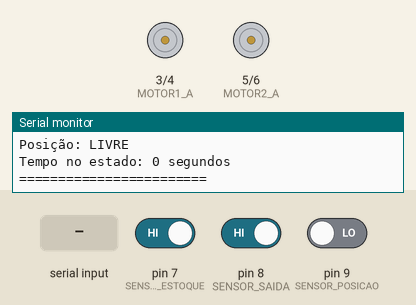
Recording of a sketch running on a simulated Arduino Uno, built with avr-gcc and run on an emulated ATmega328P. Parts: motor-driver pin pairs drawn as motors (green arrow = first pin HIGH = forward, orange = second pin HIGH = backward, longer = more drive), the last lines printed to the serial monitor. The test bench sets the inputs (shaded band); at power-on: pin 7 (SENSOR_ESTOQUE) HIGH, pin 9 (SENSOR_POSICAO) LOW, pin 8 (SENSOR_SAIDA) HIGH.

Above: at 1.6 s.
1.7 s: "D\n" received over Serial
3.2 s: pin 7 (SENSOR_ESTOQUE) driven LOW
4.8 s: "D\n" received over Serial
At 6.3 s:
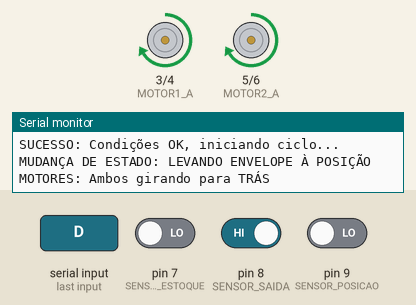
6.6 s: pin 9 (SENSOR_POSICAO) driven HIGH
At 7.6 s:
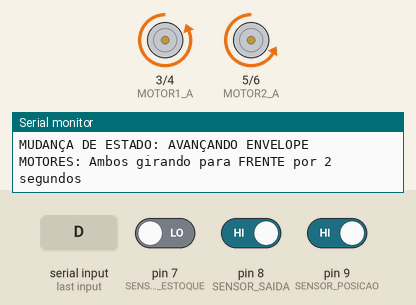
At 9.4 s:
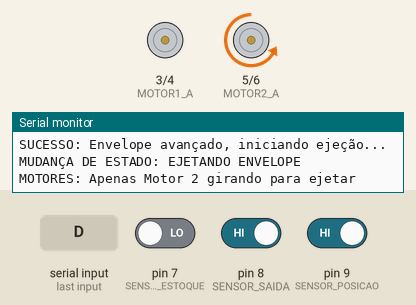
9.6 s: pin 8 (SENSOR_SAIDA) driven LOW
At 10.0 s:
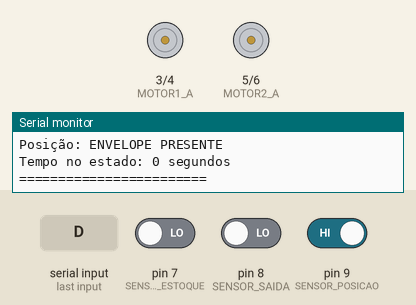
11.1 s: "S\n" received over Serial
Timing chart, 0 to 13.6 s (numbered marks = the images above; inputs shaded):
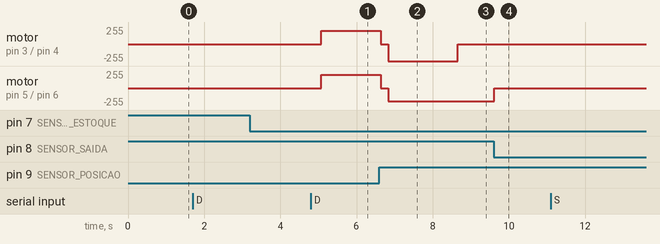

Measured:
- after the input at 4.8 s, motor on pin 3 (MOTOR1_A) / pin 4 (MOTOR1_B), motor on pin 5 (MOTOR2_A) / pin 6 (MOTOR2_B): stopped → forward 200/255 after 0.27 s
- after the input at 6.6 s, motor on pin 3 (MOTOR1_A) / pin 4 (MOTOR1_B): forward 200/255 → stopped at once, → backward 255/255 0.20 s later, → stopped 1.8 s later; motor on pin 5 (MOTOR2_A) / pin 6 (MOTOR2_B): forward 200/255 → stopped at once, → backward 200/255 0.20 s later
- after the input at 9.6 s, motor on pin 5 (MOTOR2_A) / pin 6 (MOTOR2_B): backward 200/255 → stopped at once

The sketch:

dispenser_code.ino
```cpp
/*
 * DISPENSER DE ENVELOPES - VERSÃO FINAL CORRIGIDA
 * Controle completo com dois motores e três sensores
 * Compatível com interface Python
 *
 * LÓGICA DOS SENSORES:
 * - SENSOR_ESTOQUE: HIGH = VAZIO, LOW = COM ENVELOPES (invertido)
 * - SENSOR_SAIDA: HIGH = LIVRE, LOW = ENVELOPE NA SAÍDA (invertido)
 * - SENSOR_POSICAO: HIGH = envelope na posição
 *
 * COMANDOS SERIAIS:
 * D - Dispensar envelope
 * S - Status do sistema
 * R - Reset/Reiniciar sistema
 */

// ===== DEFINIÇÃO DOS PINOS =====
const int MOTOR1_A = 3;      // PWM para velocidade motor 1
const int MOTOR1_B = 4;      // Direção motor 1
const int MOTOR2_A = 5;      // PWM para velocidade motor 2
const int MOTOR2_B = 6;      // Direção motor 2
const int SENSOR_ESTOQUE = 7;    // HIGH = VAZIO, LOW = COM ENVELOPES (INVERTIDO)
const int SENSOR_SAIDA = 8;      // HIGH = LIVRE, LOW = ENVELOPE NA SAÍDA (INVERTIDO - PULLUP)
const int SENSOR_POSICAO = 9;    // Endstop óptico - HIGH = envelope na posição

// ===== CONFIGURAÇÕES DE TEMPO (ms) =====
const unsigned long TEMPO_AVANCO = 2000;      // Tempo que ambos motores avançam juntos
const unsigned long TEMPO_EJECAO_M2 = 5000;   // Tempo máximo para ejetar envelope
const unsigned long TIMEOUT_CICLO = 15000;    // Timeout total do ciclo

// ===== VELOCIDADES DOS MOTORES (0-255 PWM) =====
const int VELOCIDADE_NORMAL = 200;
const int VELOCIDADE_LENTA = 150;

// ===== ESTADOS DO SISTEMA =====
enum Estado {
  REPOUSO,
  VERIFICANDO_CONDICOES,
  LEVANDO_ENVELOPE_POSICAO,
  AVANCANDO_ENVELOPE,
  EJETANDO_ENVELOPE,
  AGUARDANDO_RETIRADA,
  ERRO_ESTOQUE_VAZIO,
  ERRO_SAIDA_OCUPADA,
  ERRO_TIMEOUT
};

// ===== VARIÁVEIS GLOBAIS =====
Estado estadoAtual = REPOUSO;
unsigned long tempoInicioEstado = 0;
unsigned long tempoInicioCiclo = 0;
String comandoSerial = "";

// ===== CONFIGURAÇÃO INICIAL =====
void setup() {
  // Inicializa comunicação serial
  Serial.begin(9600);
  while (!Serial) {
    ; // Espera a porta serial conectar
  }

  Serial.println("=== DISPENSER DE ENVELOPES - SISTEMA PRINCIPAL ===");
  Serial.println("Sistema inicializando...");

  // Configura pinos dos motores
  pinMode(MOTOR1_A, OUTPUT);
  pinMode(MOTOR1_B, OUTPUT);
  pinMode(MOTOR2_A, OUTPUT);
  pinMode(MOTOR2_B, OUTPUT);

  // Configura pinos dos sensores
  pinMode(SENSOR_ESTOQUE, INPUT_PULLUP);  // Usa pullup interno
  pinMode(SENSOR_SAIDA, INPUT_PULLUP);    // Usa pullup interno (invertido)
  pinMode(SENSOR_POSICAO, INPUT);

  // Para todos os motores inicialmente
  pararMotores();

  // Verifica estado inicial dos sensores
  verificarEstadoInicial();

  Serial.println("=== SISTEMA PRONTO PARA OPERAÇÃO ===");
  Serial.println("Comandos: D-Dispensar, S-Status, R-Reset");
  enviarStatusCompleto();
}

// ===== LOOP PRINCIPAL =====
void loop() {
  // Processa comandos seriais
  processarComandosSeriais();

  // Leitura dos sensores (ambos invertidos por PULLUP)
  bool estoqueVazio = digitalRead(SENSOR_ESTOQUE);       // HIGH = VAZIO (corrigido)
  bool envelopeNaSaida = !digitalRead(SENSOR_SAIDA);     // LOW = ENVELOPE NA SAÍDA (invertido)
  bool envelopeNaPosicao = digitalRead(SENSOR_POSICAO);  // Normal

  // Máquina de estados principal
  switch(estadoAtual) {

    case REPOUSO:
      // Sistema pronto - aguarda comando
      // Nenhuma ação necessária no loop
      break;

    case VERIFICANDO_CONDICOES:
      Serial.println("VERIFICANDO: Condições para operação...");

      if (estoqueVazio) {
        Serial.println("ERRO: Estoque vazio! Recarregue envelopes.");
        mudarEstado(ERRO_ESTOQUE_VAZIO);
      } else if (envelopeNaSaida) {
        Serial.println("ERRO: Saída ocupada! Retire o envelope antes.");
        mudarEstado(ERRO_SAIDA_OCUPADA);
      } else {
        Serial.println("SUCESSO: Condições OK, iniciando ciclo...");
        mudarEstado(LEVANDO_ENVELOPE_POSICAO);

        // Ambos motores giram para TRÁS para levar envelope até sensor de posição
        girarMotor1ParaTras();
        girarMotor2ParaTras();
        Serial.println("MOTORES: Ambos girando para TRÁS");
      }
      break;

    case LEVANDO_ENVELOPE_POSICAO:
      // Verifica se envelope chegou na posição do sensor
      if (envelopeNaPosicao) {
        Serial.println("SUCESSO: Envelope chegou na posição do sensor");
        mudarEstado(AVANCANDO_ENVELOPE);

        // Para ambos motores
        pararMotores();
        delay(200); // Pequena pausa para estabilização

        // Ambos motores giram para FRENTE na mesma direção
        girarMotor1ParaFrente();
        girarMotor2ParaFrente();
        Serial.println("MOTORES: Ambos girando para FRENTE por 2 segundos");
      } else if (millis() - tempoInicioCiclo > TIMEOUT_CICLO) {
        Serial.println("ERRO: Timeout ao levar envelope para posição");
        mudarEstado(ERRO_TIMEOUT);
        pararMotores();
      }
      break;

    case AVANCANDO_ENVELOPE:
      // Avança envelope por tempo pré-definido
      if (millis() - tempoInicioEstado >= TEMPO_AVANCO) {
        Serial.println("SUCESSO: Envelope avançado, iniciando ejeção...");
        mudarEstado(EJETANDO_ENVELOPE);

        // Motor 1 para, apenas motor 2 continua girando
        pararMotor1();
        girarMotor2ParaFrente();
        Serial.println("MOTORES: Apenas Motor 2 girando para ejetar");
      }
      break;

    case EJETANDO_ENVELOPE:
      // Ejetar envelope até ser detectado na saída
      if (envelopeNaSaida) {
        Serial.println("SUCESSO: Envelope ejetado e detectado na saída!");
        pararMotores();
        mudarEstado(AGUARDANDO_RETIRADA);
        enviarStatusCompleto();
      } else if (millis() - tempoInicioEstado >= TEMPO_EJECAO_M2) {
        Serial.println("AVISO: Tempo de ejeção excedido - verifique envelope");
        pararMotores();
        mudarEstado(AGUARDANDO_RETIRADA);
        enviarStatusCompleto();
      }
      break;

    case AGUARDANDO_RETIRADA:
      // Aguarda usuário retirar o envelope da saída
      if (!envelopeNaSaida) {
        Serial.println("SUCESSO: Envelope retirado pelo usuário - Sistema pronto");
        mudarEstado(REPOUSO);
        enviarStatusCompleto();
      }
      break;

    case ERRO_ESTOQUE_VAZIO:
      // Aguarda recarga do estoque
      if (!estoqueVazio) {
        Serial.println("SUCESSO: Estoque recarregado - Sistema normalizado");
        mudarEstado(REPOUSO);
        enviarStatusCompleto();
      }
      break;

    case ERRO_SAIDA_OCUPADA:
      // Aguarda retirada do envelope da saída
      if (!envelopeNaSaida) {
        Serial.println("SUCESSO: Saída liberada - Sistema normalizado");
        mudarEstado(REPOUSO);
        enviarStatusCompleto();
      }
      break;

    case ERRO_TIMEOUT:
      // Requer reset manual (comando R) - já implementado
      break;
  }

  delay(100); // Pequeno delay para estabilidade
}

// ===== FUNÇÕES DE COMUNICAÇÃO SERIAL =====

/**
 * Processa comandos recebidos pela porta serial
 */
void processarComandosSeriais() {
  while (Serial.available() > 0) {
    char caractere = Serial.read();

    if (caractere == '\n' || caractere == '\r') {
      if (comandoSerial.length() > 0) {
        comandoSerial.toUpperCase();
        Serial.print("COMANDO RECEBIDO: ");
        Serial.println(comandoSerial);

        if (comandoSerial == "D") {
          // Comando para dispensar envelope
          if (estadoAtual == REPOUSO) {
            Serial.println("INICIANDO: Ciclo de dispensação solicitado");
            mudarEstado(VERIFICANDO_CONDICOES);
            tempoInicioCiclo = millis();
          } else {
            Serial.print("AVISO: Sistema ocupado - Estado atual: ");
            serialPrintEstado(estadoAtual);
          }
        } else if (comandoSerial == "S") {
          // Comando para solicitar status
          enviarStatusCompleto();
        } else if (comandoSerial == "R") {
          // Comando para resetar sistema - FUNCIONA EM QUALQUER ESTADO
          resetSistema();
        }

        comandoSerial = "";
      }
    } else if (isAlpha(caractere)) {
      comandoSerial += caractere;
    }
  }
}

/**
 * Envia status completo do sistema para a serial
 */
void enviarStatusCompleto() {
  // Lê estado atual dos sensores (ambos invertidos)
  bool estoqueVazio = digitalRead(SENSOR_ESTOQUE);   // HIGH = VAZIO
  bool envelopeNaSaida = !digitalRead(SENSOR_SAIDA); // LOW = ENVELOPE NA SAÍDA (invertido)
  bool envelopeNaPosicao = digitalRead(SENSOR_POSICAO);

  Serial.println("=== STATUS DO SISTEMA ===");
  Serial.print("Estado: ");
  serialPrintEstado(estadoAtual);
  Serial.print("Estoque: ");
  Serial.println(estoqueVazio ? "VAZIO" : "COM ENVELOPES");
  Serial.print("Saída: ");
  Serial.println(envelopeNaSaida ? "OCUPADA" : "LIVRE");
  Serial.print("Posição: ");
  Serial.println(envelopeNaPosicao ? "ENVELOPE PRESENTE" : "LIVRE");
  Serial.print("Tempo no estado: ");
  Serial.print((millis() - tempoInicioEstado) / 1000);
  Serial.println(" segundos");
  Serial.println("========================");
}

/**
 * Imprime o estado atual do sistema em formato legível
 */
void serialPrintEstado(Estado estado) {
  switch(estado) {
    case REPOUSO:
      Serial.println("REPOUSO - Pronto para uso");
      break;
    case VERIFICANDO_CONDICOES:
      Serial.println("VERIFICANDO CONDIÇÕES");
      break;
    case LEVANDO_ENVELOPE_POSICAO:
      Serial.println("LEVANDO ENVELOPE À POSIÇÃO");
      break;
    case AVANCANDO_ENVELOPE:
      Serial.println("AVANÇANDO ENVELOPE");
      break;
    case EJETANDO_ENVELOPE:
      Serial.println("EJETANDO ENVELOPE");
      break;
    case AGUARDANDO_RETIRADA:
      Serial.println("AGUARDANDO RETIRADA");
      break;
    case ERRO_ESTOQUE_VAZIO:
      Serial.println("ERRO - ESTOQUE VAZIO");
      break;
    case ERRO_SAIDA_OCUPADA:
      Serial.println("ERRO - SAÍDA OCUPADA");
      break;
    case ERRO_TIMEOUT:
      Serial.println("ERRO - TIMEOUT");
      break;
  }
}

/**
 * Reinicia o sistema para o estado inicial
 * FUNCIONA EM QUALQUER ESTADO - CORREÇÃO CRÍTICA
 */
void resetSistema() {
  Serial.println("REINICIANDO: Sistema sendo resetado...");
  pararMotores();
  estadoAtual = REPOUSO;
  tempoInicioEstado = millis();
  Serial.println("SUCESSO: Sistema resetado e pronto para uso");
  enviarStatusCompleto();
}

/**
 * Muda o estado do sistema e registra o tempo da mudança
 */
void mudarEstado(Estado novoEstado) {
  estadoAtual = novoEstado;
  tempoInicioEstado = millis();
  Serial.print("MUDANÇA DE ESTADO: ");
  serialPrintEstado(novoEstado);
}

// ===== FUNÇÕES DE CONTROLE DOS MOTORES =====

void pararMotores() {
  digitalWrite(MOTOR1_A, LOW);
  digitalWrite(MOTOR1_B, LOW);
  digitalWrite(MOTOR2_A, LOW);
  digitalWrite(MOTOR2_B, LOW);
}

void pararMotor1() {
  digitalWrite(MOTOR1_A, LOW);
  digitalWrite(MOTOR1_B, LOW);
}

void pararMotor2() {
  digitalWrite(MOTOR2_A, LOW);
  digitalWrite(MOTOR2_B, LOW);
}

void girarMotor1ParaTras() {
  analogWrite(MOTOR1_A, VELOCIDADE_NORMAL);
  digitalWrite(MOTOR1_B, LOW);
}

void girarMotor1ParaFrente() {
  digitalWrite(MOTOR1_A, LOW);
  analogWrite(MOTOR1_B, VELOCIDADE_NORMAL);
}

void girarMotor2ParaTras() {
  analogWrite(MOTOR2_A, VELOCIDADE_NORMAL);
  digitalWrite(MOTOR2_B, LOW);
}

void girarMotor2ParaFrente() {
  digitalWrite(MOTOR2_A, LOW);
  analogWrite(MOTOR2_B, VELOCIDADE_NORMAL);
}

// ===== FUNÇÕES AUXILIARES =====

/**
 * Verifica e exibe o estado inicial de todos os sensores
 */
void verificarEstadoInicial() {
  Serial.println("--- VERIFICAÇÃO INICIAL DOS SENSORES ---");

  Serial.print("Sensor Estoque (Pino 7): ");
  Serial.println(digitalRead(SENSOR_ESTOQUE) ? "VAZIO (HIGH)" : "COM ENVELOPES (LOW)");

  Serial.print("Sensor Saída (Pino 8): ");
  Serial.println(digitalRead(SENSOR_SAIDA) ? "LIVRE (HIGH)" : "OCUPADO (LOW)");

  Serial.print("Sensor Posição (Pino 9): ");
  Serial.println(digitalRead(SENSOR_POSICAO) ? "OCUPADO (HIGH)" : "LIVRE (LOW)");

  Serial.println("--- VERIFICAÇÃO CONCLUÍDA ---");
}
```
